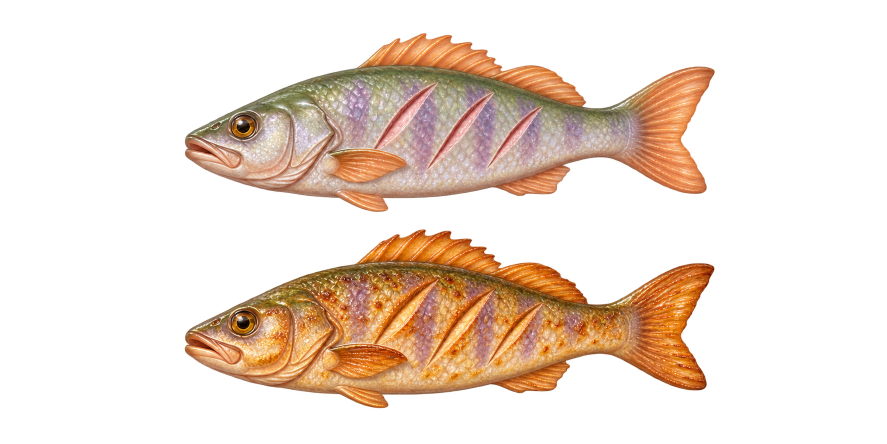
#> input picture 01_primary_target/lavender-bay/community-life/fish/species/perch-pair.png, 1774 x 887 px (shown at 1/2 size); its folder holds 3 pictures in this run
$ python prepare-species.py
#> lines starting #> are read from the running program, lines starting #| are printed output that depends on the picture; after the words box and inside, x2 and y2 are one past the last pixel; in counts of white or black regions, pixels touching at a corner belong together
"""Pack built-in ImageGen pair sheets without repainting or changing their palette."""
from pathlib import Path
import json
import numpy as np
from PIL import Image

source = Path(__file__).resolve().parent
root = source.parents[4]
destination = root / 'game/public/art/lavender/fish-cookery'
audit = {}
review = Image.new('RGBA', (755 * 2, 295 * 3), '#733d78')
for row, species in enumerate(('perch', 'moonfish', 'lanternfish')):
    image = Image.open(source / f'{species}-pair.png').convert('RGBA')
#> image is the input picture: PIL image 1774x887 RGBA; mean R, G, B, A 58, 40.7, 27.9, 72.6
    rgba = np.array(image)
    # ImageGen's alpha is retained; imperceptible residue in transparent margins is removed.
    rgba[rgba[:, :, 3] <= 16] = 0
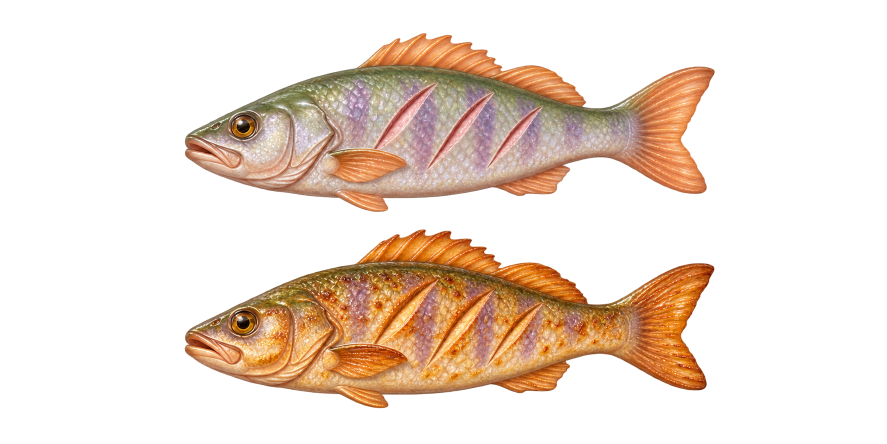
#> rgba: shape (887, 1774, 4) (shown at 1/2 size); 1.07% of pixels changed, all inside (x1, y1, x2, y2) = (39, 25, 1738, 852); transparent parts drawn white
    image = Image.fromarray(rgba)
    occupied = (rgba[:, :, 3] > 64).sum(axis=1)
#> occupied = 887 values, max 1011 at index 307, min 0 at index 0, mean 511.1
    low, high = image.height // 3, image.height * 2 // 3
#> low = 295; high = 591
    clear = [y for y in range(low, high) if occupied[y] == 0]
#> clear = 35 values from 424 to 458
    separator = min(clear, key=lambda y: abs(y - image.height / 2))
#> separator = 443
    pieces = [image.crop((0, 0, image.width, separator)), image.crop((0, separator, image.width, image.height))]
    pieces = [piece.crop(piece.getchannel('A').getbbox()) for piece in pieces]
#> pieces = 2 items
    max_width, max_height = max(p.width for p in pieces), max(p.height for p in pieces)
#> max_width = 1061; max_height = 359
    scale = min(715 / max_width, 255 / max_height)
#> scale = 0.674
    cells = []
    for column, (state, piece) in enumerate(zip(('raw', 'grilled'), pieces)):
        resized = piece.resize((round(piece.width * scale), round(piece.height * scale)), Image.Resampling.LANCZOS)
        cell = Image.new('RGBA', (755, 295))
        cell.alpha_composite(resized, ((755 - resized.width) // 2, (295 - resized.height) // 2))
        cell.save(destination / f'{species}-{state}.webp', lossless=True, exact=True)
        cells.append(np.array(cell)[:, :, 3] > 128)
        alpha = np.array(cell)[:, :, 3]
        audit[f'{species}-{state}'] = {'width':755, 'height':295, 'alphaZero':round(float((alpha == 0).mean()),5), 'cornerAlpha':[int(alpha[y,x]) for y,x in ((0,0),(0,754),(294,0),(294,754))], 'visibleBounds':cell.getchannel('A').getbbox()}
        review.alpha_composite(cell, (column * 755, row * 295))
#> this loop made 2 passes
#> (column, state) on passes 1 to 2: (0, 'raw'), (1, 'grilled')
#> pass 1, `resized = piece.resize((round(piece.width * scale), round(piece.height..`:
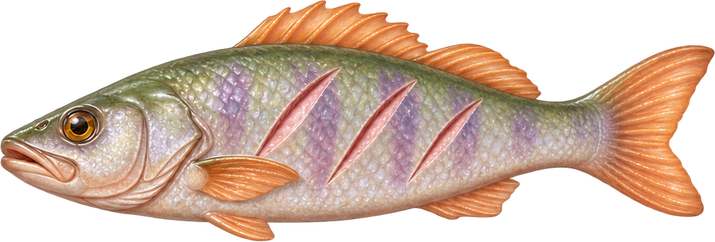
#> resized: PIL image 715x242 RGBA; mean R, G, B, A 114.6, 89.4, 73.5, 149.8; transparent parts drawn white
#> pass 1, `cell.save(destination / f'{species}-{state}.webp', lossless=True, exac..`:
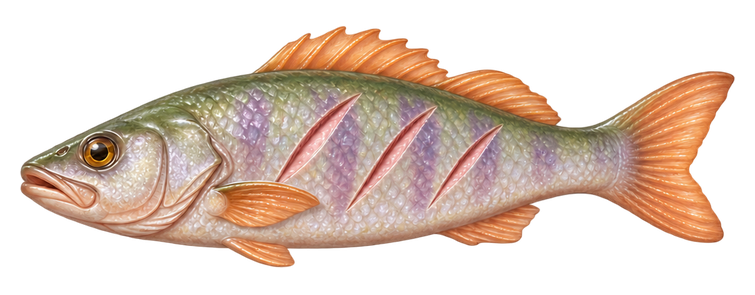
#> saved as perch-raw.webp: PIL image 755x295 RGBA; mean R, G, B, A 89, 69.4, 57.1, 116.4; transparent parts drawn white
#> pass 1, `alpha = np.array(cell)[:, :, 3]`:
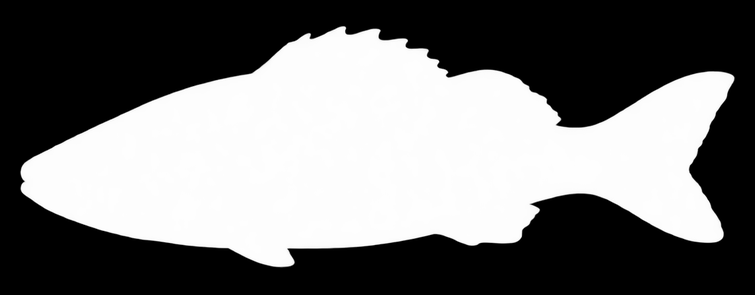
#> alpha: shape (295, 755); min 0, max 255, mean 116.4
#> after the loop:
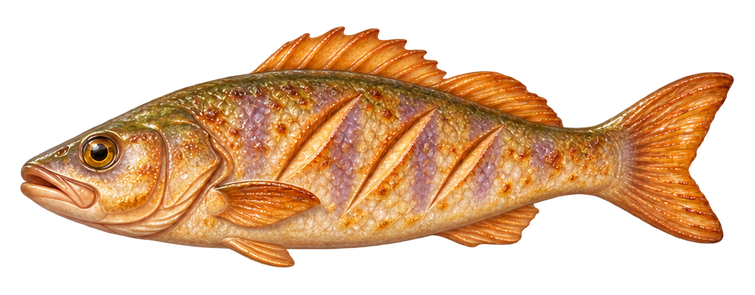
#> cell: PIL image 755x295 RGBA; mean R, G, B, A 92.8, 59.9, 31.6, 116.6; transparent parts drawn white
#> after the loop:
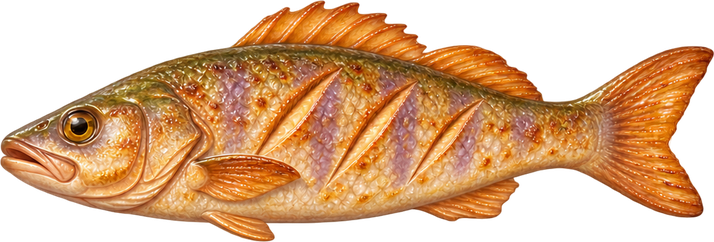
#> resized: PIL image 714x242 RGBA; mean R, G, B, A 119.6, 77.2, 40.7, 150.3; transparent parts drawn white
#> after the loop:
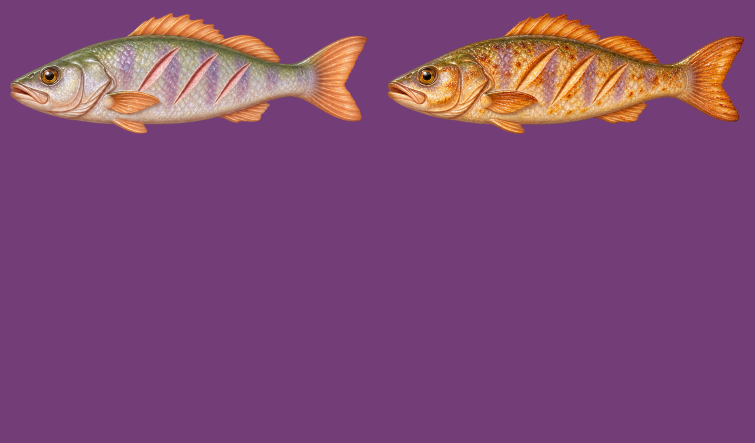
#> review: PIL image 1510x885 RGBA (shown at 1/2 size); mean R, G, B, A 126.9, 72.7, 116.2, 255
#> after the loop, audit = 2 items; cells = 2 items
    audit[species + '-registration'] = {'silhouetteIoU':round(float((cells[0] & cells[1]).sum() / (cells[0] | cells[1]).sum()),5)}
#> pass 2 of the loop `for row, species in enumerate(('perch', 'moonfish', 'lanternfish')):`:
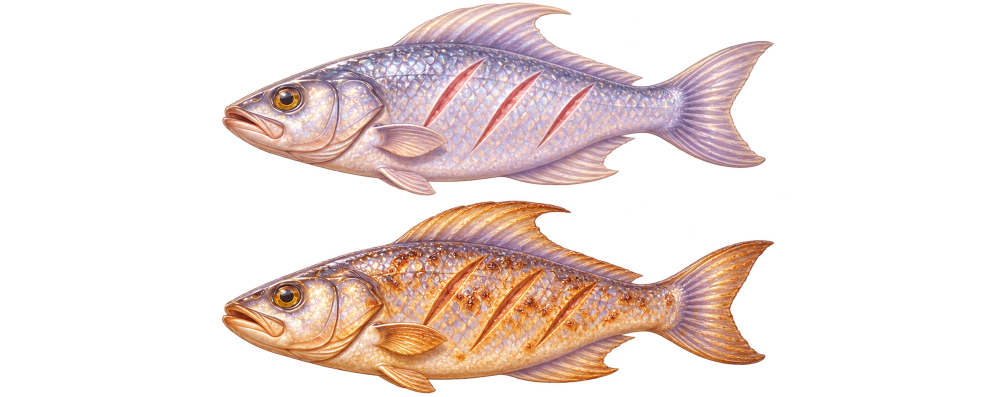
#> input picture 01_primary_target/lavender-bay/community-life/fish/species/moonfish-pair.png, 1983 x 793 px (shown at 1/2 size)
#> image is the input picture: PIL image 1983x793 RGBA; mean R, G, B, A 66.9, 51.3, 46.6, 78.5
#> rgba: shape (793, 1983, 4)
#> occupied = 793 values, max 1025 at index 643, min 0 at index 0, mean 620.4
#> clear = [391, 392, 393, 394, 395, 396, 397, 398, 399, 400]
#> separator = 396
#> max_width = 1104; max_height = 388
#> scale = 0.648
#> the loop `for column, (state, piece) in enumerate(zip(('raw', 'grilled'), pieces..` made 2 passes
#> pass 1, `alpha = np.array(cell)[:, :, 3]`:
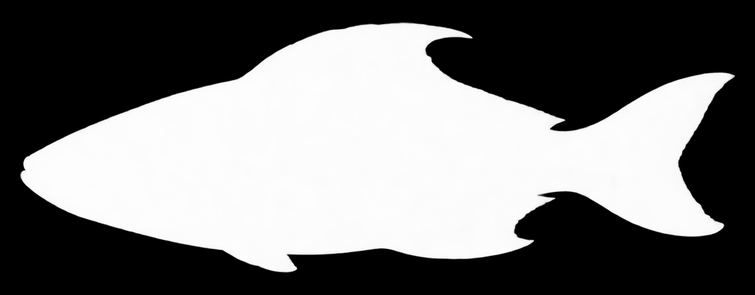
#> alpha: shape (295, 755); min 0, max 255, mean 115.9
#> after the loop `for column, (state, piece) in enumerate(zip(('raw', 'grilled'), pieces..`:
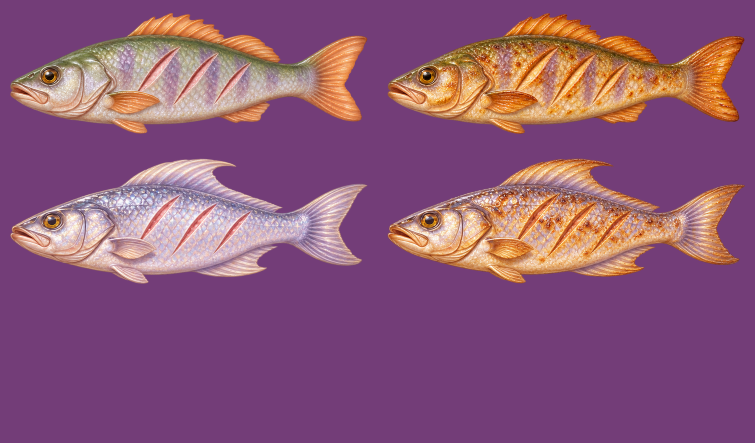
#> review: PIL image 1510x885 RGBA (shown at 1/2 size); mean R, G, B, A 139.9, 87.2, 119.7, 255
#> after the loop `for column, (state, piece) in enumerate(zip(('raw', 'grilled'), pieces..`: audit = 5 items
#> pass 3 of the loop `for row, species in enumerate(('perch', 'moonfish', 'lanternfish')):`:
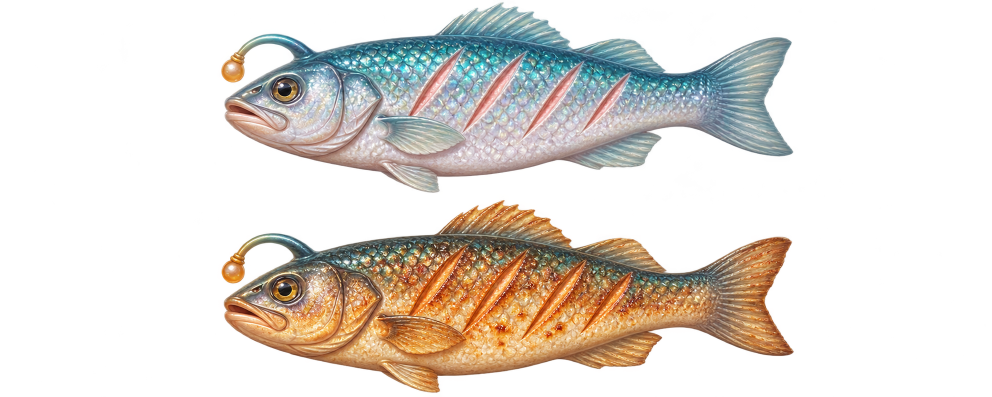
#> input picture 01_primary_target/lavender-bay/community-life/fish/species/lanternfish-pair.png, 1983 x 793 px (shown at 1/2 size)
#> image is the input picture: PIL image 1983x793 RGBA; mean R, G, B, A 58.9, 51.9, 44.2, 83.2
#> rgba: shape (793, 1983, 4); 3.44% of pixels changed, all inside (x1, y1, x2, y2) = (0, 0, 1975, 793)
#> occupied = 793 values, max 1095 at index 635, min 0 at index 0, mean 659.1
#> clear = [386, 387, 388, 389, 390, 391, 392, 393, 394, 395, 396, 397, 398, 399]
#> max_width = 1145; max_height = 386
#> scale = 0.624
#> the loop `for column, (state, piece) in enumerate(zip(('raw', 'grilled'), pieces..` made 2 passes
#> pass 1, `alpha = np.array(cell)[:, :, 3]`:
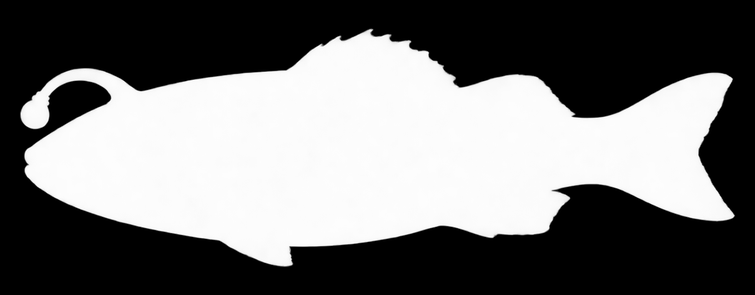
#> alpha: shape (295, 755); min 0, max 255, mean 114
#> after the loop `for column, (state, piece) in enumerate(zip(('raw', 'grilled'), pieces..`:
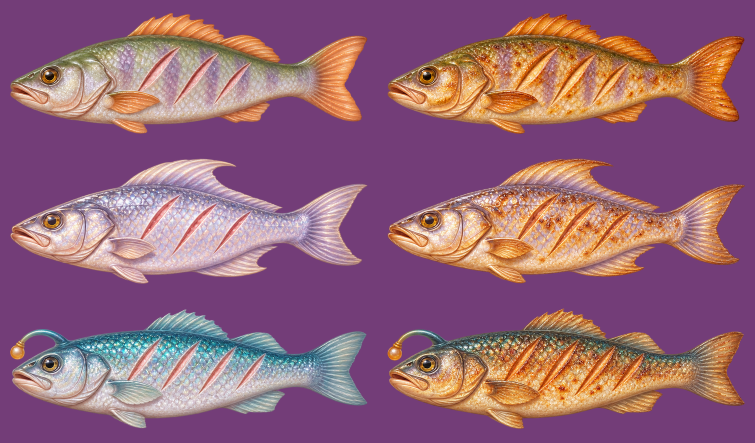
#> review: PIL image 1510x885 RGBA (shown at 1/2 size); mean R, G, B, A 147.3, 99.9, 120.3, 255
#> after the loop `for column, (state, piece) in enumerate(zip(('raw', 'grilled'), pieces..`: audit = 8 items
(source / 'alpha-and-registration.json').write_text(json.dumps(audit, indent=2), encoding='utf-8')
review.save(root / 'output/playwright/fishery-species-contrast.png')
print(json.dumps(audit, indent=2))
#> (printed output is left out)
